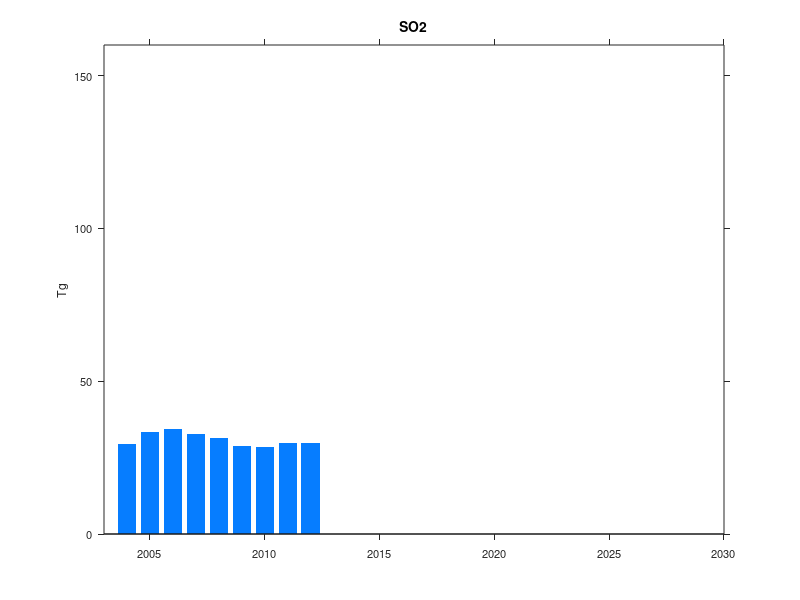
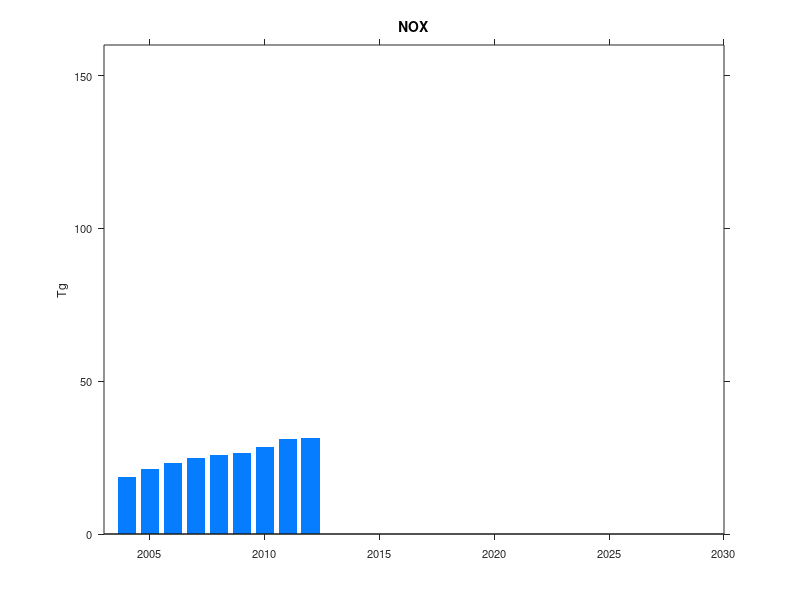

Source code (MATLAB) for these figures, in order: (Note: this script raises an error after producing the figures.)
clear all
close all
clc

r = {'BJ','TJ','HE','SX','SD','NM','LN','JL','HL','SH','JS','ZJ','AH','FJ','HA','HB','HN','JX','SC','CQ','SN','GS','QH','NX','XJ','GD','GX','YN','GZ','HI'};


%% data from Geng (AGU powerpoint)
% G. Geng, Q. Zhang, A. van Donkelaar, R. V. Martin, and K. He, "Time 
% series of satellite-based fine particulate matter (PM2.5) concentrations 
% over China: 2004-2012," in AGU annual meeting, 2013.

yr_geng = 2004:2012;
SO2_geng = [29.5 33.5 34.3 32.6 31.3 28.9 28.5 29.8 29.7];
NOX_geng = [18.5, 21.2, 23.1 25 26 26.5 28.5 31 31.5];

figure(1); clf;
bar(yr_geng, SO2_geng, 'facec', [6 125 255]/255, 'edge', 'none');
set(gca, 'fontsize', 8);
ylim([0 160]);
xlim([2003 2030]);
set(gca, 'xtick', [2005 2010:5:2030]);
set(gca, 'tickdir', 'out');
title('SO2', 'fontsize', 10);
ylabel('Tg');
set(gcf, 'unit', 'inch', 'pos', [0.3646    5.9167    4.0000    3.0000]);

figure(2); clf;
bar(yr_geng, NOX_geng, 'facec', [6 125 255]/255, 'edge', 'none');
set(gca, 'fontsize', 8);
ylim([0 160]);
xlim([2003 2030]);
set(gca, 'xtick', [2005 2010:5:2030]);
set(gca, 'tickdir', 'out');
title('NOX', 'fontsize', 10);
ylabel('Tg');
set(gcf, 'unit', 'inch', 'pos', [4.5833    5.9167    4.0000    3.0000]);


%% Emissions in CREM
yr = [2007, 2010:5:2030];

gdx_filename = 'result_default.gdx';
[urban, urban_id] = getgdx(gdx_filename, 'urban'); % [urb]x[rs]x[g]x[t] = [9]x[30]x[11]x[6]
SO2 = squeeze(urban(strcmp('SO2', urban_id{1}),:,:,:)); % [30]x[11]x[6]
SO2_r = squeeze(sum(SO2,2)); % [30]x[6]
SO2_n = sum(SO2_r); % [1x6]
NOX = squeeze(urban(strcmp('NOX', urban_id{1}),:,:,:)); % [30]x[11]x[6]
NOX_r = squeeze(sum(NOX,2)); % [30]x[6]
NOX_n = sum(NOX_r); % [1x6]

[egyreport2, egyreport2_id] = getgdx(gdx_filename, 'egyreport2');
col_consumption = squeeze(egyreport2(1,:,strcmp('COL', egyreport2_id{3}),1:30));
col_consumption_n = sum(col_consumption,2);
[report, report_id] = getgdx(gdx_filename, 'report');
egycons = squeeze(report(strcmp('egycons', report_id{1}),:,1:30)); %(COL+CRU+GAS)-(ELE export)+NHW
egycons_n = sum(egycons,2);
col_share_n = col_consumption_n./egycons_n; % national coal share

figure(1); hold on;
plot(yr, SO2_n, 'x-k');

figure(2); hold on;
plot(yr, NOX_n, 'x-k');

figure(3); clf;
plot([2007 2010:5:2030], col_consumption_n/1e3, 'kx-');
set(gca, 'fontsize', 8);
set(gcf, 'units', 'inch', 'pos', [0.3646    1.9375    4.0000    3.0000]);
ylabel('Coal Consumption (Billion ton)');

figure(4); clf;
plot([2007 2010:5:2030], col_share_n, 'kx-');
ylim([0 0.8]);
set(gcf, 'unit', 'inch', 'pos', [4.5833    1.9375    4.0000    3.0000]);
set(gca, 'fontsize', 8);
ylabel('Coal Share');


% ==============================
gdx_filename = 'result_default.gdx';
[urban, urban_id] = getgdx(gdx_filename, 'urban');
SO2 = squeeze(urban(strcmp('SO2', urban_id{1}),:,:,:));
SO2_r = squeeze(sum(SO2,2));
SO2_n = sum(SO2_r);
NOX = squeeze(urban(strcmp('NOX', urban_id{1}),:,:,:));
NOX_r = squeeze(sum(NOX,2));
NOX_n = sum(NOX_r);

[egyreport2, egyreport2_id] = getgdx(gdx_filename, 'egyreport2');
col_consumption = squeeze(egyreport2(1,:,strcmp('COL', egyreport2_id{3}),1:30));
col_consumption_n = sum(col_consumption,2);
[report, report_id] = getgdx(gdx_filename, 'report');
egycons = squeeze(report(strcmp('egycons', report_id{1}),:,1:30));
egycons_n = sum(egycons,2);
col_share_n = col_consumption_n./egycons_n;

figure(1); hold on;
plot(yr, SO2_n, 'r^-', 'markersize', 5);

figure(2); hold on;
plot(yr, NOX_n, 'r^-', 'markersize', 5);

figure(3); hold on;
plot(yr, col_consumption_n/1e3, 'r^-', 'markersize', 5);

figure(4); hold on;
plot(yr, col_share_n, 'r^-', 'markersize', 5);

% ==============================
gdx_filename = 'result_egyint_n.gdx';
[urban, urban_id] = getgdx(gdx_filename, 'urban');
SO2 = squeeze(urban(strcmp('SO2', urban_id{1}),:,:,:));
SO2_r = squeeze(sum(SO2,2));
SO2_n = sum(SO2_r);
NOX = squeeze(urban(strcmp('NOX', urban_id{1}),:,:,:));
NOX_r = squeeze(sum(NOX,2));
NOX_n = sum(NOX_r);

[egyreport2, egyreport2_id] = getgdx(gdx_filename, 'egyreport2');
col_consumption = squeeze(egyreport2(1,:,strcmp('COL', egyreport2_id{3}),1:30));
col_consumption_n = sum(col_consumption,2);
[report, report_id] = getgdx(gdx_filename, 'report');
egycons = squeeze(report(strcmp('egycons', report_id{1}),:,1:30));
egycons_n = sum(egycons,2);
col_share_n = col_consumption_n./egycons_n;

figure(1); hold on;
plot(yr, SO2_n, 'go-', 'markersize', 5);
legend('Emission Inventory (Gung et al.)', 'CREM Baseline (No Policy)', 'CREM w/ exponential deay EF (No Policy)', 'CREM w/ exponential deay EF & Policy', 2)
% my_gridline; export_fig SO2_compare;

figure(2); hold on;
plot(yr, NOX_n, 'go-', 'markersize', 5);
legend('Emission Inventory (Gung et al.)', 'CREM Baseline (No Policy)', 'CREM w/ exponential decay EF (No Policy)', 'CREM w/ exponential decay EF & Policy', 2)
% my_gridline; export_fig NOX_compare;

figure(3); hold on;
plot(yr, col_consumption_n/1e3, 'go-', 'markersize', 5);

figure(4); hold on;
plot(yr, col_share_n, 'go-', 'markersize', 5);


%% SO2 in ELE sector
[urban, urban_id] = getgdx('result_default.gdx', 'urban');
SO2 = squeeze(urban(strcmp('SO2', urban_id{1}),:,:,:));
SO2_r = squeeze(sum(SO2,2));
SO2_n = sum(SO2_r);

SO2_ele = squeeze(SO2(:,strcmp('ELE',urban_id{3}),:)); % [30]x[6]
SO2_ele_n = sum(SO2_ele);

figure(5); clf;
bar(yr, [SO2_n-SO2_ele_n;SO2_ele_n]', 'stacked');
axis([2005 2032 0 160]);
set(gca, 'ygrid', 'on');
set(gca, 'fontsize', 8);
ylabel('SO2 (Tg)');
legend('Other Sectors', 'Electricity', 2);
set(gcf, 'unit', 'inch', 'pos', [8.8750    5.9167    4.0000    3.0000]);


%% Provincial SO2 in 2010
figure(6); clf; % only 2010
plot(1:30, SO2_r(:,2), 'kx-');

set(gca, 'fontsize', 8);
xlim([0.4 30.6]);
ylabel('SO2 in 2010 (Tg)');
set(gca, 'xtick', 1:30, 'xticklabel', r);
set(gca, 'tickdir', 'out');
set(gca, 'ticklength', [0.005 0.005]);
set(gcf, 'units', 'inch', 'pos', [8.9375    2.2188    9.35    2]);
set(gca, 'pos', [0.0569    0.1023    0.9263    0.7883]);

% Y. Zhao, J. Zhang and C. P. Nielsen, "The effects of recent control 
% policies on trends in emissions of anthropogenic atmospheric pollutants 
% and CO2 in China," Atmos. Chem. Phys., vol. 13, pp. 487-508, 2013.
data_zhao = [
% SO2     NOx, Tg (tera gram)
0.187	0.309
0.351	0.592
1.942	1.996
1.66	1.237
3.199	2.589
1.304	1.244
1.188	1.334
0.356	0.583
0.309	0.759
0.691	0.911
1.341	1.877
0.909	1.324
0.803	1.177
0.486	0.761
1.402	1.866
1.24	1.102
1.036	0.956
0.633	0.574
1.813	1.074
1.148	0.485
0.926	0.699
0.409	0.378
0.036	0.093
0.303	0.276
0.46	0.455
1.112	1.824
0.738	0.707
0.616	0.73
1.075	0.751
0.038	0.127
];

hold on;
plot(1:30, data_zhao(:,1), 'b-s', 'markersize', 4, 'markerf', 'b');
legend('CREM Baseline', 'Zhao et al.');


%% Emission factors
yr = 2010:5:2100;

alpha = [-0.20 %SO2
         -0.1];%NOx

t = 1:length(yr);
ef = exp(alpha*(t-1)); % emission factor

figure(10); clf;
hp = plot(yr, ef, 'x-');
set(gca, 'fontsize', 8);
set(gcf, 'units', 'inch', 'pos', [13.1458    5.9167    4.0000    3.0000]);
xlim([2003 2100]);
ylim([0 1]);
ylabel('Emissioni Factor (-)');
set(gca,'xtick', [2010:20:2100]);
set(gca,'ytick', 0:0.1:1);
legend(flipud(hp), 'NOx', 'SO2', 3);
title('Emission Factors', 'Fontsize', 10)

lo_bnd = [0.85  %SO2
          0.6];%NOx
tmp = [0.8187
       0.9048];

log((tmp-lo_bnd)./lo_bnd)

alpha = [-3.75 %SO2
         -0.3];%NOx
% alpha = [-3.76 %SO2
%          -0.3];%NOx
lo_bnd = repmat(lo_bnd,1,length(t));
ef2 = exp(alpha*(t-1)).*(1-lo_bnd)+lo_bnd; % emission factor

hold on;
plot(yr, ef2, 'x:');

my_gridline;

% =====
% [curb, curb_id] = getgdx('merge_urban_exo.gdx', 'curb');
% curb_SO2_BJ_ele_col = curb(:,strcmp('SO2', curb_id{2}), strcmp('BJ', curb_id{3}), strcmp('ELE', curb_id{4}), strcmp('COL', curb_id{5}));
% curb_SO2_BJ_ele_col(2:end) = curb_SO2_BJ_ele_col(2:end)/curb_SO2_BJ_ele_col(2);
% 
% curb_SO2_BJ_agr_col = curb(:,strcmp('SO2', curb_id{2}), strcmp('BJ', curb_id{3}), strcmp('AGR', curb_id{4}), strcmp('COL', curb_id{5}));
% curb_SO2_BJ_agr_col(2:end) = curb_SO2_BJ_agr_col(2:end)/curb_SO2_BJ_agr_col(2);
